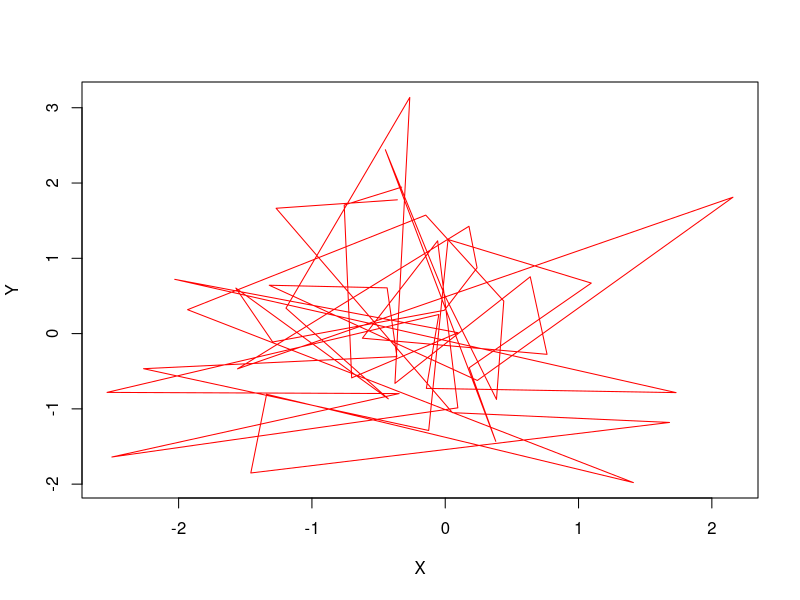
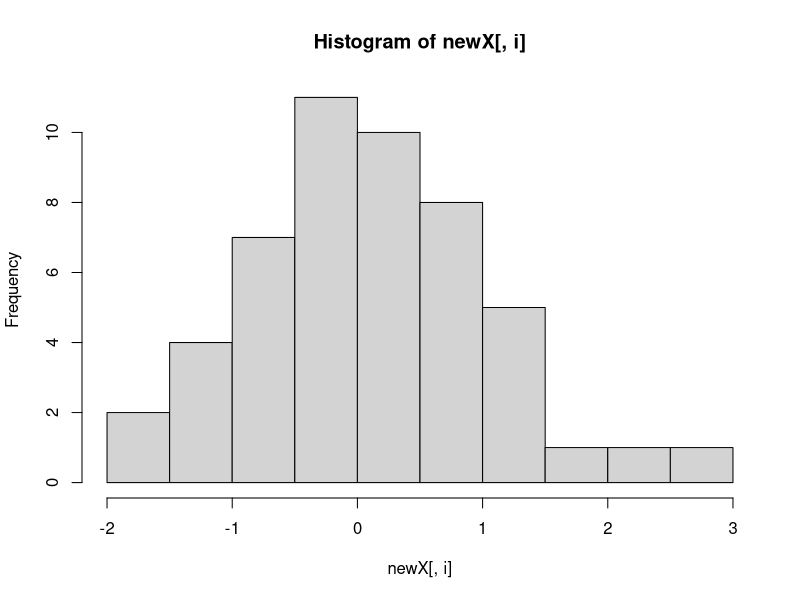
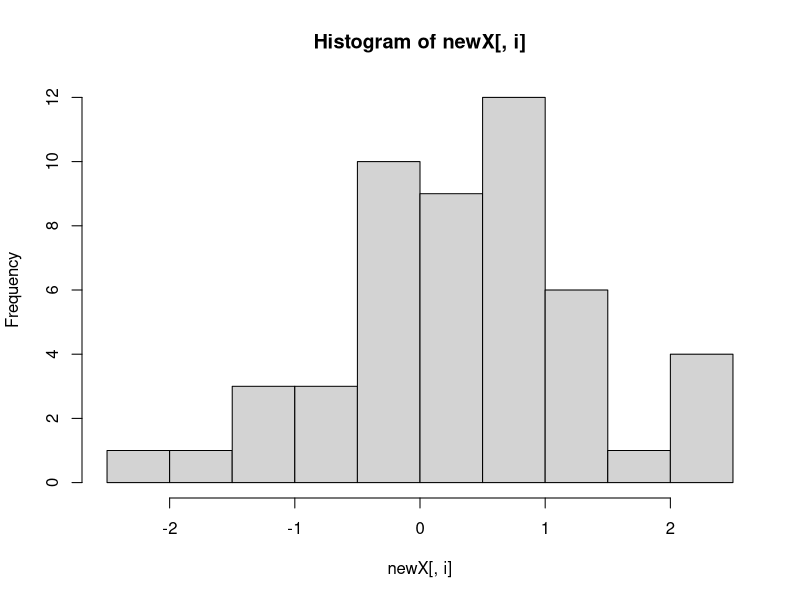
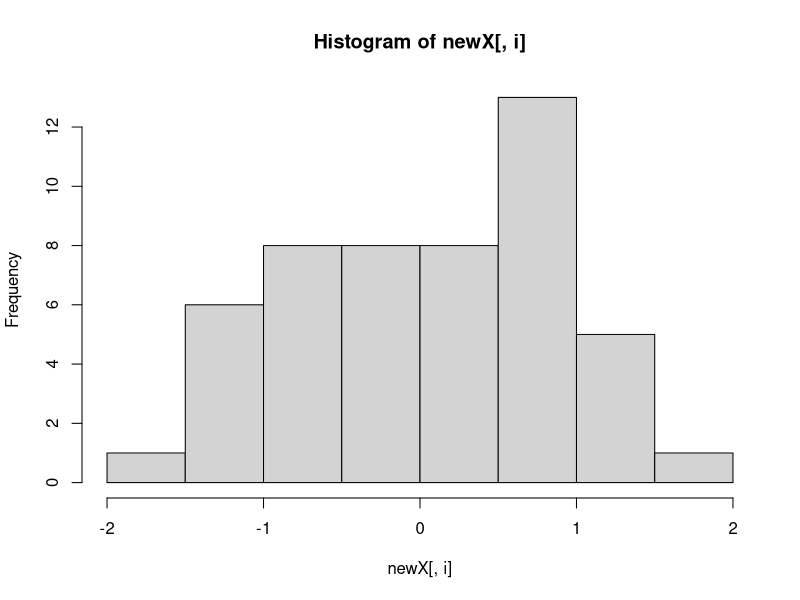
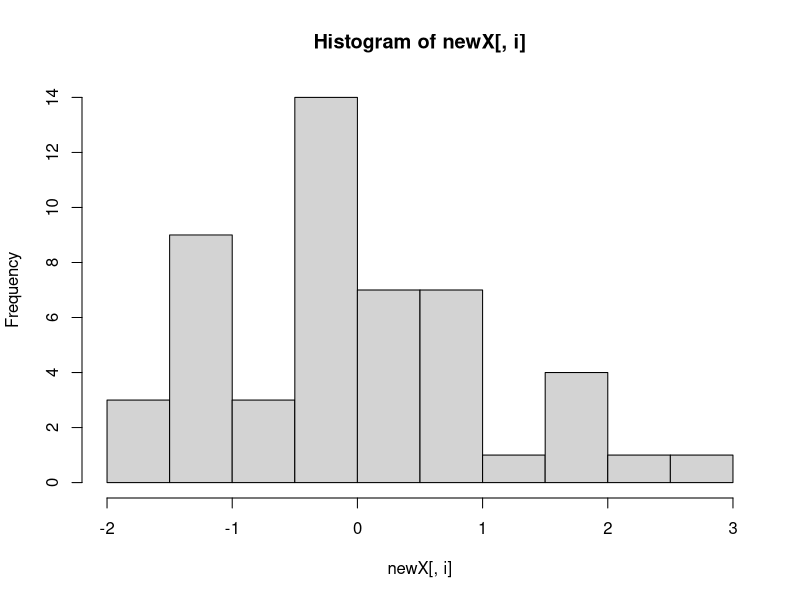
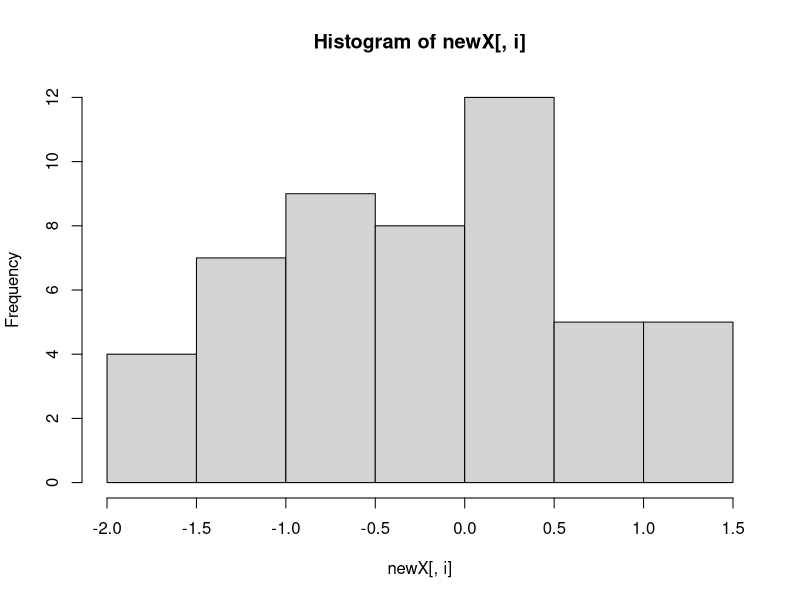
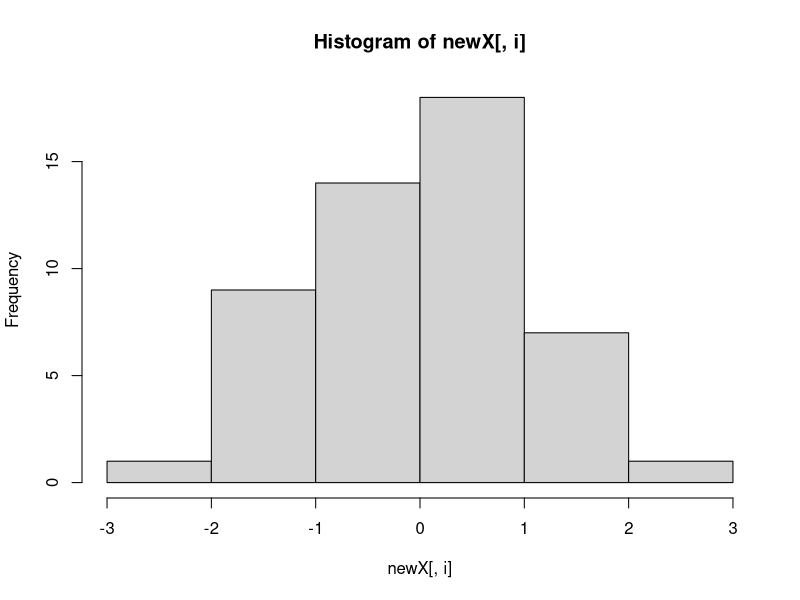
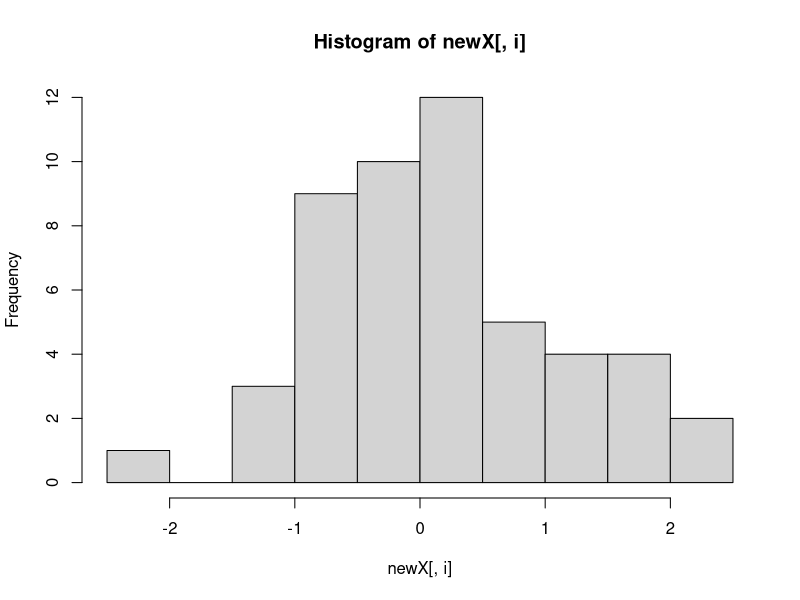

The R script that drew these images, in order: (Note: this script raises an error after producing the figures.)
#Slide 1
#1
matr<-matrix(rnorm(2500),nrow =  50,ncol = 50)
#2
plot(matr[,which.min(apply(matr,2,mean))],
     matr[,which.max(apply(matr,2,sd))],col="red",type="l",xlab = "X", ylab = "Y")
#3
x<-1
y<-1
(x+y)%%2==0
#4
x1<-1
y1<-1
x2<-3
y2<-2
(x1==x2)||(y1==y2)||((x1-x2)==(y1-y2))

#slide 3
#1
mas<-rnorm(100,10,6)
cut(mas,breaks=c(min(mas),mean(mas)-2*sd(mas),mean(mas)+2*sd(mas), max(mas)), labels = c("First","Second","Third"),include.lowest = T)
#2
my_seq<-function(a,b){
  return(list(seq=a:b,num=b-a-1))
  }
my_seq(1,15)
#3
my_n<-function(N){
  a<-0
  while(N>1){
    a<-a*10+N%%10
    N<-N%/%10
  }
  return(a)
}
my_n(342124)
#4
my_mas<-function(m){
  for(i in length(m)){
    if (m[i]>mean(m)){
      m[i]<-m[i]-18
    }
  }
  return(m)
}
my_mas(mas)
#5
apply(matr,2,hist)
#6
my_n<-function(N){
  if (N==2) return(F)
  for(i in 2:(N-1)){
    if (N%%i==0) return (F)
  }
  return(T)
}

#slide 5
#1
df<-read.csv("DataDay2.csv",sep=";",dec = ",")
#2
str(df)
#3
names(df)[4]<-"Population"
summary(df)
df$GDP.per.capita<-abs(df$GDP.per.capita)
df$Area<-abs(df$Area)
#4
apply(df[,3:6],2,hist)
apply(df[,3:6],2,boxplot)
#5
df$Density<-df$Population/df$Area

#------
#1
sum(as.integer(is.na(df)))

tdf<-apply(df[,3:6],2,function(x){x[is.na(x)]<-mean(x,na.rm = T);return(x)})
df[,3:6]<-tdf
#2
df[df$GDP.per.capita==max(df$GDP.per.capita),][1]
df[df$Area==min(df$Area),][1]
#3
df%>%group_by(Region)%>%summarise(mean=mean(Area))%>%arrange(mean)
#4
df%>%group_by(Area)%>%summarise(num=n())%>%arrange(desc(num))
df%>%filter(Region=="Europe & Central Asia")%>%group_by(Area)%>%summarise(num=n())%>%arrange(desc(num))
#5
df%>%group_by(Region)%>%summarise(mean=mean(GDP.per.capita),median=median(GDP.per.capita))
#6
df%>%arrange(GDP.per.capita)%>%select(Country.Name)%>%head(5)
df%>%arrange(GDP.per.capita)%>%select(Country.Name)%>%tail(5)
df%>%arrange(CO2.emission)%>%select(Country.Name)%>%head(5)
df%>%arrange(CO2.emission)%>%select(Country.Name)%>%tail(5)
